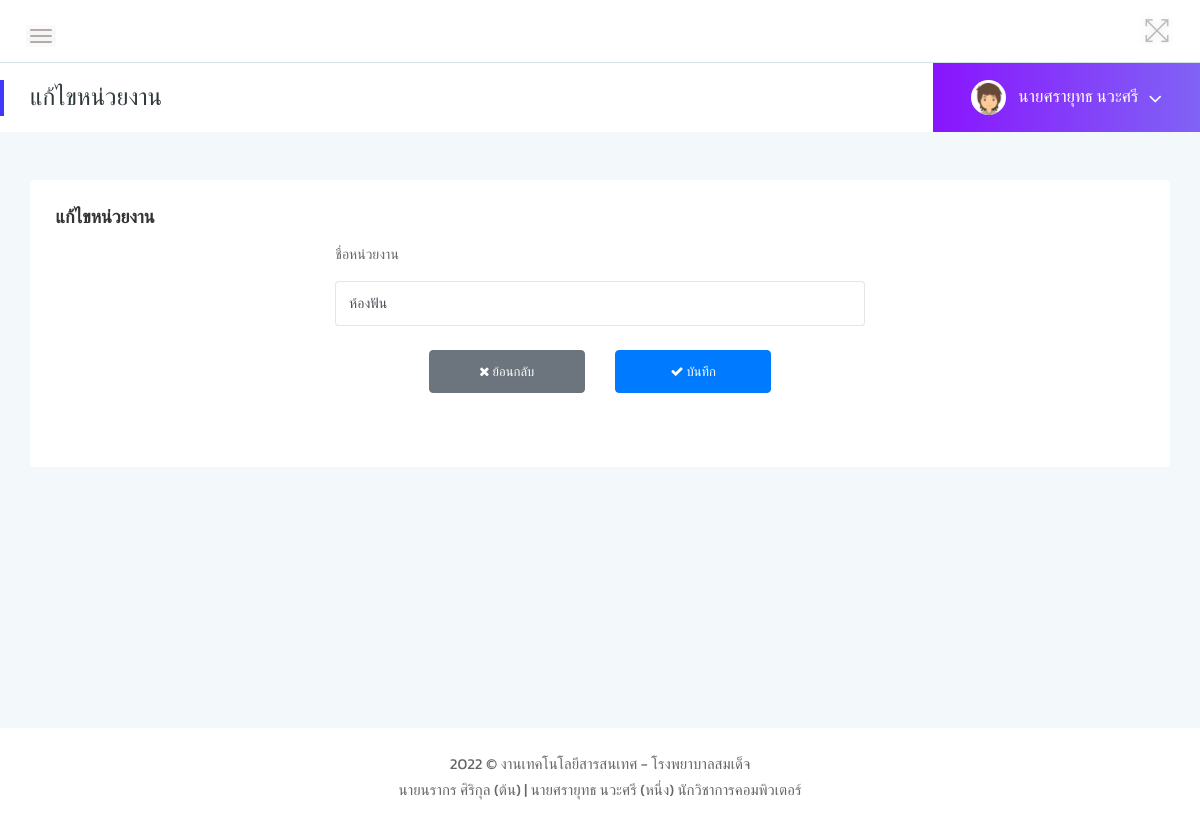
/manage-office-edit.php?edit=2 (signed in), run on an earlier commit of the app's database.
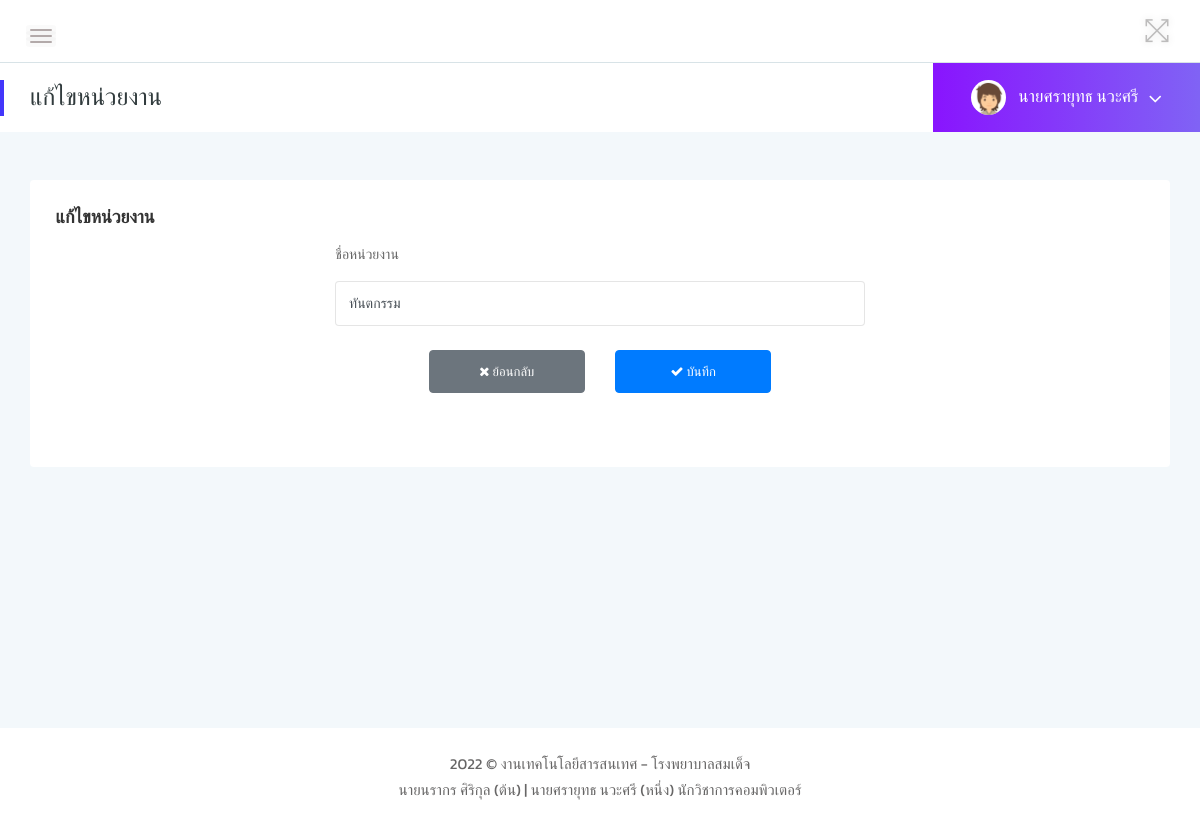
And on a later commit of the database.
### tables this page shows
CREATE TABLE `koffice` (
  `k_id` int(11) NOT NULL,
  `k_name` varchar(255) DEFAULT NULL
);

### manage-office-edit.php (the view, shortened to what this page needs)
<?php
include "db/connect-db.php";
$kID = $_GET['edit'];
$sql = "SELECT * FROM koffice WHERE k_id = '$kID' ";
$query = mysqli_query($conn, $sql);
?>
<?php
if (!$_SESSION["user_id"]) {
    Header("Location: index.php");
} else { ?>
    <?php include 'components/head.php' ?>
    <div class="page-container">
        <div class="main-content">
            <?php include 'components/header.php' ?>
            <div class="page-title-area">
                <div class="row align-items-center">
                    <div class="col-sm-6">
                        <div class="breadcrumbs-area clearfix">
                            <h4 class="page-title pull-left">แก้ไขหน่วยงาน</h4>
                        </div>
                    </div>
                    <?php include 'components/username.php' ?>
                </div>
            </div>
            <div class="main-content-inner">
                <div class="col-12 mt-5">
                    <div class="card">
                        <div class="card-body">
                            <div class="row">
                                <div class="col-lg-6">
                                    <h4 class="header-title">แก้ไขหน่วยงาน</h4>
                                </div>
                            </div>
                            <form action="manage-office-editsave.php" method="POST" enctype="multipart/form-data">
                                <?php while ($row = mysqli_fetch_array($query)) { ?>
                                    <div class="row justify-content-center mb-4">
                                        <div class="col-lg-6">
                                            <label class="mb-3">ชื่อหน่วยงาน</label>
                                            <input type="text" id="k_name" name="k_name" value="<?php echo $row['k_name'] ?>" class="form-control" placeholder="ชื่อหน่วยงาน">
                                        </div>
                                    </div>
                                    <div class="row justify-content-center mb-5 mt-3">
                                        <div class="col-md-2">
                                            <button type="button" onclick="history.back(-1)" class="btn btn-secondary btn-block"><i class="fa fa-times"></i> ย้อนกลับ</button>
                                        </div>
                                        <div class="col-md-2">
                                            <button type="submit" class="btn btn-primary btn-block"><i class="fa fa-check"></i> บันทึก</button>
                                        </div>
                                    </div>
                                <?php } ?>
                            </form>
                        </div>
                    </div>
                </div>
            </div>
        </div>
        <?php include 'components/footer.php' ?>
    <?php } ?>

What changed in the data, as far as the page shows it:
changed koffice: k_name "ห้องฟัน" → "ทันตกรรม"
